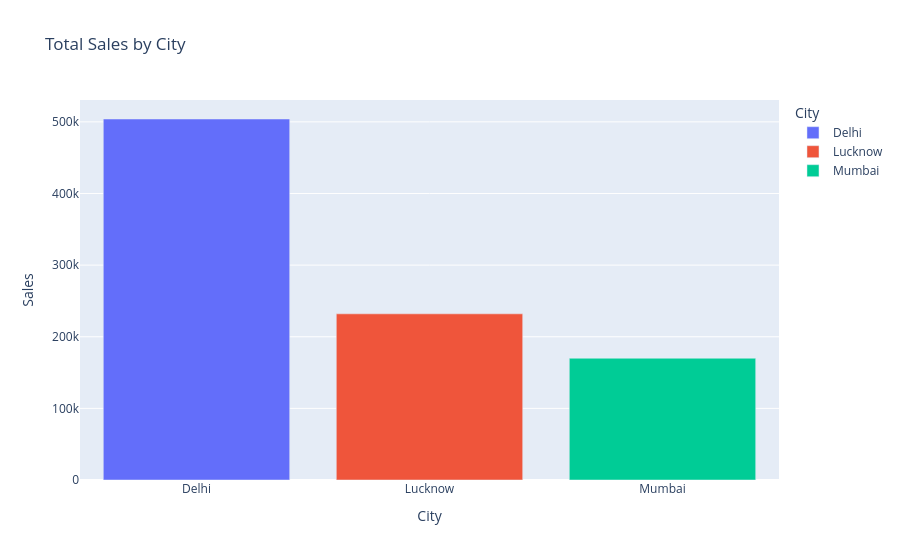

Notebook source saved alongside this figure:
### Code cell
#6. Using groupby('City'), calculate the total Sales of each city and create a bar chart.

total_sale_city = df.groupby("City")["Sales"].sum().reset_index()   

fig = px.bar(total_sale_city, x="City", y="Sales", color='City', title="Total Sales by City")

display(fig)

### Figure 1 — Plotly figure (JSON) as saved in the notebook; plotly's stock layout.template omitted (floating-point values rounded to 4 significant figures)
{"data": [{"hovertemplate": "City=%{x}<br>Sales=%{y}<extra></extra>", "legendgroup": "Delhi", "marker": {"color": "#636efa", "pattern": {"shape": ""}}, "name": "Delhi", "orientation": "v", "showlegend": true, "textposition": "auto", "type": "bar", "x": ["Delhi"], "xaxis": "x", "y": [504000], "yaxis": "y"}, {"hovertemplate": "City=%{x}<br>Sales=%{y}<extra></extra>", "legendgroup": "Lucknow", "marker": {"color": "#EF553B", "pattern": {"shape": ""}}, "name": "Lucknow", "orientation": "v", "showlegend": true, "textposition": "auto", "type": "bar", "x": ["Lucknow"], "xaxis": "x", "y": [232000], "yaxis": "y"}, {"hovertemplate": "City=%{x}<br>Sales=%{y}<extra></extra>", "legendgroup": "Mumbai", "marker": {"color": "#00cc96", "pattern": {"shape": ""}}, "name": "Mumbai", "orientation": "v", "showlegend": true, "textposition": "auto", "type": "bar", "x": ["Mumbai"], "xaxis": "x", "y": [170000], "yaxis": "y"}], "layout": {"barmode": "relative", "legend": {"title": {"text": "City"}, "tracegroupgap": 0}, "title": {"text": "Total Sales by City"}, "xaxis": {"anchor": "y", "categoryarray": ["Delhi", "Lucknow", "Mumbai"], "categoryorder": "array", "domain": [0, 1], "title": {"text": "City"}}, "yaxis": {"anchor": "x", "domain": [0, 1], "title": {"text": "Sales"}}}}
